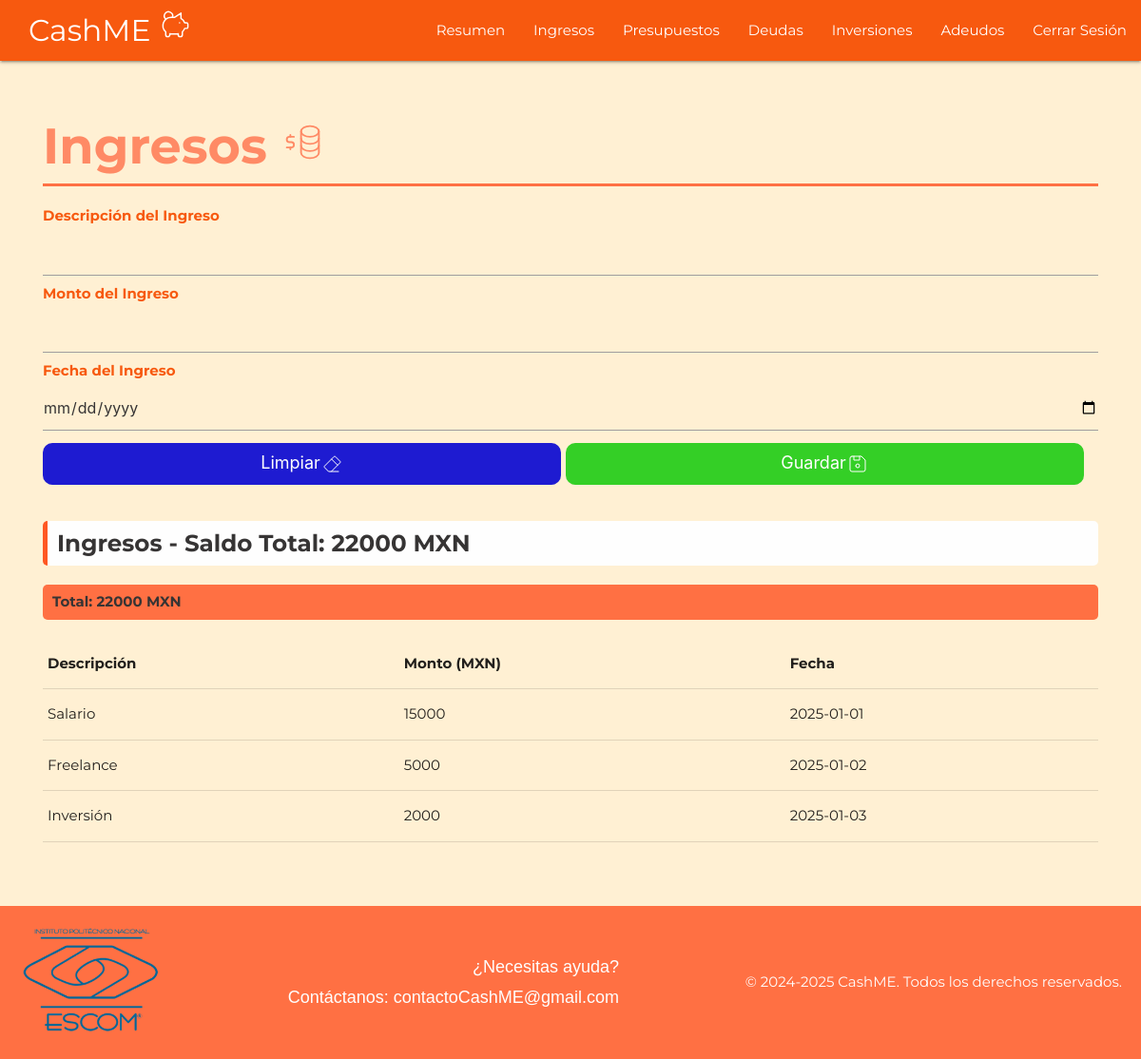
The app's page /ingresos.php (signed in) with its own data.
### tables this page shows
CREATE TABLE IF NOT EXISTS `Ingreso` (
  `idIngreso` INT NOT NULL AUTO_INCREMENT,
  `IngresoDesc` VARCHAR(45) NULL,
  `IngresoMonto` FLOAT NULL,
  `IngresoFecha` DATE NULL,
  `usuario_idUsuario` INT NOT NULL,
  PRIMARY KEY (`idIngreso`),
  INDEX `fk_Ingreso_usuario1_idx` (`usuario_idUsuario` ASC) VISIBLE,
  CONSTRAINT `fk_Ingreso_usuario1`
    FOREIGN KEY (`usuario_idUsuario`)
    REFERENCES `usuario` (`idUsuario`)
    ON DELETE NO ACTION
    ON UPDATE NO ACTION);

### ingresos.php (the view, shortened to what this page needs)
<?php
    if (isset($_SESSION['user_id'])) {
        $usuario_id = $_SESSION['user_id'];
    } else {
        header("Location: loginUsuario.php");
        exit();
    }
    $conexion = mysqli_connect("localhost", "root", "123456", "dbcashme");
    $query_saldo = "SELECT SUM(IngresoMonto) as ingresoSaldo FROM Ingreso WHERE usuario_idUsuario = $usuario_id";
    $result_saldo = mysqli_query($conexion, $query_saldo);
    $row_saldo = mysqli_fetch_assoc($result_saldo);
    $ingresoSaldo = $row_saldo['ingresoSaldo'];
?>
<!DOCTYPE html>
<html lang="en">
<head>
    <link rel="stylesheet" href="https://cdnjs.cloudflare.com/ajax/libs/materialize/1.0.0/css/materialize.min.css">
    <link href="css/styles_02.css" rel="stylesheet">
</head>
<body>
    <nav>
        <div class="nav-wrapper">
            <a href="index.html" class="brand-logo">CashME </a>
            <ul id="nav-mobile" class="right hide-on-med-and-down">
                <li><a class="sombras" href="resumen.php">Resumen</a></li>
                <li><a class="sombras" href="ingresos.php">Ingresos</a></li>
                <li><a class="sombras" href="presupuestos.php">Presupuestos</a></li>
                <li><a class="sombras" href="deudas.php">Deudas</a></li>
                <li><a class="sombras" href="inversiones.php">Inversiones</a></li>
                <li><a class="sombras" href="adeudos.php">Adeudos</a></li>
                <li><a id="cierre" href="logout.php">   Cerrar Sesión</a></li>
            </ul>
        </div>
    </nav>
    <section id="tabla-resumen">
        <div>
            <div class="texto">
                <h5 class="center-align">Ingresos </h5>
                <div>
                    <form method="POST" action="">
                        <label for="IngresoDesc">Descripción del Ingreso</label>
                        <input type="text" class="ingresar" id="IngresoDesc" name="IngresoDesc" required>
                        <label for="IngresoMonto">Monto del Ingreso</label>
                        <input type="number" class="ingresar" id="IngresoMonto" name="IngresoMonto" required>
                        <label for="IngresoFecha">Fecha del Ingreso</label>
                        <input type="date" class="ingresar" id="IngresoFecha" name="IngresoFecha" required>
                        <div>
                        <button type="button" class="clear" onclick="limpiarFormulario()">Limpiar </button>
                        <button type="submit" class="save">Guardar </button>
                        </div>
                    </form>
                </div>
            </div>
        <br>
        <br>
        <br>
        <div>
            <h5 class="left-align headings">Ingresos - Saldo Total: <?php echo $ingresoSaldo; ?> MXN</h5>
        </div>
            <table class="highlight responsive-table">
            <?php
            $consulta = "SELECT * FROM ingreso WHERE usuario_idUsuario = '$usuario_id' ORDER BY IngresoFecha ASC";
            $resultado = mysqli_query($conexion, $consulta);
            $ingresos = [];
            while($mostrar = mysqli_fetch_array($resultado)) {
                $ingresos[] = $mostrar;
            }
            $periodos = [];
            $periodo_actual = [];
            $fecha_inicio = null;
            foreach ($ingresos as $ingreso) {
                $fecha_ingreso = new DateTime($ingreso['IngresoFecha']);
                if ($fecha_inicio === null) {
                    $fecha_inicio = $fecha_ingreso;
                }
                $intervalo = $fecha_inicio->diff($fecha_ingreso)->days;
                if ($intervalo < 15) {
                    $periodo_actual[] = $ingreso;
                } else {
                    $periodos[] = $periodo_actual;
                    $periodo_actual = [$ingreso];
                    $fecha_inicio = $fecha_ingreso;
                }
            }
            if (!empty($periodo_actual)) {
                $periodos[] = $periodo_actual;
            }
            foreach ($periodos as $index => $periodo) {
                $suma_periodo = array_reduce($periodo, function($carry, $item) {
                    return $carry + $item['IngresoMonto'];
                }, 0);
                echo "<h5 class='left-align headings1'>Total: $suma_periodo MXN</h5>";
                echo "<table class='highlight responsive-table'>";
                echo "<tr>
                        <td><b>Descripción</b></td>
                        <td><b>Monto (MXN)</b></td>
                        <td><b>Fecha</b></td>
                        </tr>";
                foreach ($periodo as $ingreso) {
                    echo "<tr>
                            <td>{$ingreso['IngresoDesc']}</td>
                            <td>{$ingreso['IngresoMonto']}</td>
                            <td>{$ingreso['IngresoFecha']}</td>
                            </tr>";
                }
                echo "</table><br>";
            }
        ?>
        </table>
        </div>
    </section>
        <footer class="footer">
            <div class="footer-container">
                <div class="footer-logo">
                    <img src="img/logoEscom.png" alt="Logo de la empresa" class="footer-image">
                </div>
                <div class="footer-contact">
                    <p>¿Necesitas ayuda?</p>
                    <p>Contáctanos: contactoCashME@gmail.com</p>
                </div>
                <p>&copy; 2024-2025 CashME. Todos los derechos reservados.</p>
            </div>
        </footer>
</body>
</html>

### css/styles_02.css (style rules this page uses)
:root { --azul: rgb(30, 27, 209); --negro: #000000; --gris: #363434; --blanco: #fefefe; --nar1: #fff0d3; --nar2: #ffccbc; --nar3: #ffab91; --nar4: #ff8a65; --nar5: #ff7043; --nar6: #ff5722; --nar7: #f7590f; --rojo: rgb(224, 0, 0); --verde: #34cf26; }
body { font-family: "Montserrat", serif; font-optical-sizing: auto; font-weight: 400; font-style: normal; background-color: var(--nar1); padding: 0rem; }
.nav-wrapper { background-color: var(--nar7); }
.brand-logo { margin: 0px 30px; }
#tabla-resumen { padding: 3rem; }
.texto { font-size: 1rem; }
.headings { margin: 20px 0; padding: 10px; border-left: 5px solid var(--nar6); background-color: var(--blanco); color: var(--gris); font-weight: bold; border-radius: 5px; }
.headings1 { margin: 20px 0; padding: 10px; background-color: var(--nar5); font-size: 1rem; color: var(--gris); font-weight: bold; border-radius: 5px; }
h5.center-align { text-align: left; font-size: 3.5rem; font-weight: bold; color: var(--nar4); border-bottom: 3px solid var(--nar5); padding-bottom: 10px; margin-bottom: 20px; }
label { display: block; margin-bottom: 5px; font-weight: bold; color: var(--nar7); font-size: 1rem; }
.ingresar { width: 100%; padding: 10px; margin-bottom: 15px; border: 2px solid var(--nar6); color: var(--gris); box-sizing: border-box; }
button { width: calc(50% - 10px); padding: 10px; margin: 5px 5px 5px 0; border: none; border-radius: 10px; cursor: pointer; font-size: 1em; display: inline-block; text-align: center; float: left; }
button.save, button.clear { display: flex; align-items: center; justify-content: center; padding: 10px; font-size: 1.2rem; border-radius: 10px; cursor: pointer; border: none; text-align: center; }
button.save { background-color: var(--verde); color: var(--blanco); }
button.clear { background-color: var(--azul); color: var(--blanco); }
.footer { background-color: var(--nar5); padding: 20px; width: 100%; box-sizing: border-box; }
.footer-container { max-width: 1200px; margin: 0 auto; display: flex; justify-content: space-between; align-items: center; flex-wrap: wrap; gap: 20px; }
.footer-image { width: 150px; height: auto; }
.footer-contact { color: var(--blanco); text-align: right; font-family: Arial, sans-serif; }
.footer-contact p { margin: 5px 0; font-size: 18px; }
footer p { color: var(--blanco); }

### records on screen
ingreso: suma_periodo "22000", IngresoDesc "Salario", IngresoMonto "15000", IngresoFecha "2025-01-01"
ingreso: IngresoDesc "Freelance", IngresoMonto "5000", IngresoFecha "2025-01-02"
ingreso: IngresoDesc "Inversión", IngresoMonto "2000", IngresoFecha "2025-01-03"

### other values on screen
$ingresoSaldo "22000"
